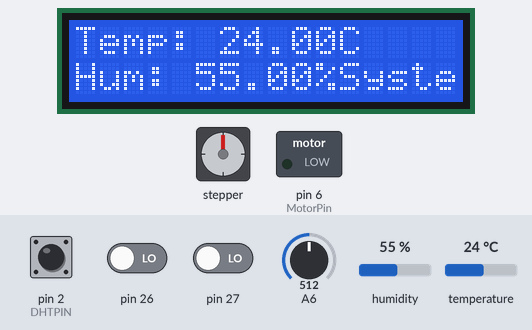
Bench run of a sketch on a simulated Arduino Mega 2560, built with avr-gcc and run on an emulated ATmega2560. Parts: 16×2 character LCD, stepper motor, switched loads named in the sketch (green lamp = pin HIGH). The test bench sets the inputs (shaded band); at power-on: A6 = 512, pin 26 LOW, temperature 24 °C, humidity 55 %, pin 2 (DHTPIN) HIGH, pin 27 LOW. The local clock reads 2024-03-15 10:24:30 at power-on unless the sketch sets it; stepper angles assume 2048 steps per turn; what the sketch prints to the serial monitor is not drawn.

Above: at 1.2 s.
1.3 s: A6 set to 109
7.5 s: A6 set to 92
At 8.1 s:
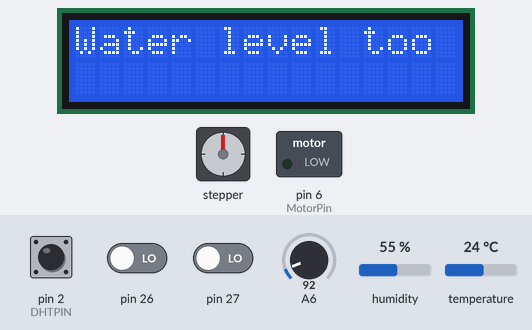
9.0 s: pin 26 driven HIGH
At 10.23 s:
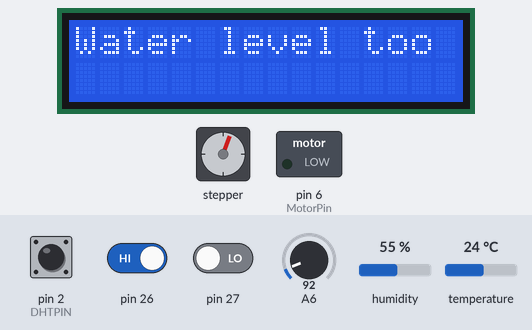
At 10.83 s:
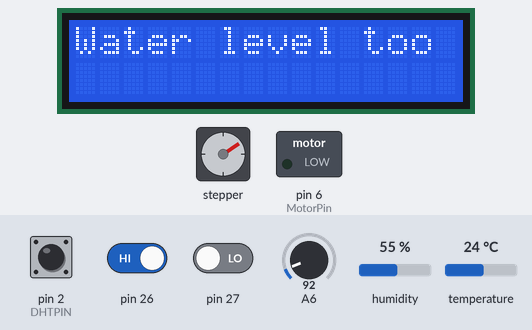
12.1 s: A6 set to 110
14.5 s: temperature set to 9 °C
At 16.86 s:
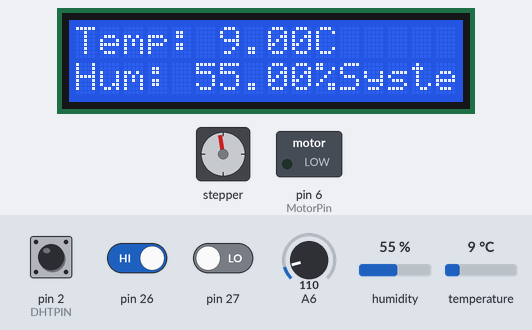
17.0 s: humidity set to 22 %
Timing chart, 0 to 20.4 s (numbered marks = the images above; inputs shaded):
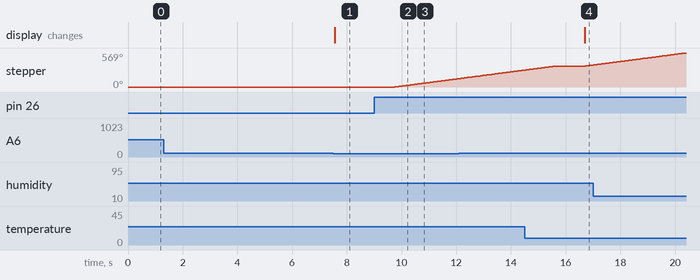

Measured:
- the behaviour switches between 101 and 100 on A6 (found by bisection; images 0 and 1)
- after the input at 1.3 s, every drawn part: stays the same
- after the input at 7.5 s, the display: changes after 0.07 s (image 1)
- after the input at 9.0 s, stepper: keeps turning clockwise at about 60°/s, starting after 0.75 s
- after the input at 14.5 s, the display: changes after 2.2 s (image 4)

The sketch:

final_project.ino
```cpp
#include <LiquidCrystal.h>
#include <RTClib.h>
#include <DHT.h>
#include <Stepper.h>

#define DHTPIN 2
#define DHTTYPE DHT11

#define RDA 0x80
#define TBE 0x20
// Define constants and pins
const int ButtonOnOff = 2;
const int ButtonReset = 3;
const int ButtonStepperUp = 4;
const int ButtonStepperDown = 5;
const int MotorPin = 6;
const int DhtPin = 7;
const int WaterLevelPin = A0;
const int DHT_Type = DHT11;

const int waterLevelMin = 100;
const int tempMin = 10;
//----------------------------------
const int redLED = 47;
const int blueLED = 48;
const int greenLED = 49;
const int yellowLED = 50;

const int toggleDisabled = 0;
const int toggleReset = 1;
//----------------------------------

volatile unsigned char *myUCSR0A = (unsigned char *)0x00C0;
volatile unsigned char *myUCSR0B = (unsigned char *)0x00C1;
volatile unsigned char *myUCSR0C = (unsigned char *)0x00C2;
volatile unsigned int  *myUBRR0  = (unsigned int *) 0x00C4;
volatile unsigned char *myUDR0   = (unsigned char *)0x00C6;

// Define a struct to hold sensor readings and time
struct SensorReadings {
    int waterLevel;
    float temperature;
    float humidity;
    DateTime currentTime;
};

// State information
struct SystemState {
    bool fanOn = false;
    bool displayReadings = false;
    bool stepperAllowed = false;
    bool monitorWaterLevel = false;
    int ledColorCode = -1; // Using -1 as a default 'off' state
} systemState;

//--FUNCTION PROTOTYPES-----------------------------
void U0init(unsigned long U0baud);
unsigned int adc_read(unsigned char adc_channel);
void activateLED(int ledPin);
void displayTempAndHumidity(SensorReadings curReadings);
int readPin(int pin);
void logStateTransition(const char* state);

//--INITIALIZATION----------------------------------
LiquidCrystal lcd(12, 11, 5, 4, 3, 2);
RTC_DS1307 rtc;
DHT dht(DhtPin, DHT_Type);
Stepper stepper(2048, 13, 14, 15, 16);

void setup() {
  U0init(9600);

  rtc.begin();
  dht.begin();
  lcd.begin(16, 2);
  // Set ButtonOnOff and ButtonReset as INPUT
  DDRE &= ~(1 << DDE4);  // Clear the bit for pin 2 in DDRE
  DDRE &= ~(1 << DDE5);  // Clear the bit for pin 3 in DDRE

  PORTE |= (1 << PE4);   // Set the bit for pin 2 in PORTE
  PORTE |= (1 << PE5);   // Set the bit for pin 3 in PORTE

  // Set MotorPin as OUTPUT
  DDRH |= (1 << DDH3);   // Set the bit for pin 6 in DDRH


  // Set initial time on RTC
  rtc.adjust(DateTime(F(__DATE__), F(__TIME__)));

  void handleIdleState();

  // attach an interrupt to the button pin
  attachInterrupt(digitalPinToInterrupt(ButtonOnOff), handleOnOff, RISING);
  stepper.setSpeed(10);
}

void loop() {
  // State machine logic
    // Get the current sensor readings
    SensorReadings currentReadings = getSensorReadings();
    displayTempAndHumidity(currentReadings);

    // Now use currentReadings to check conditions and decide state
    if (currentReadings.waterLevel <= waterLevelMin) {
        handleErrorState();
    }

    else if (currentReadings.temperature > tempMin) {
        handleRunningState();
    }

    else if (currentReadings.temperature <= tempMin || readPin(toggleReset)) {
        handleIdleState();
    }

    else if (readPin(toggleDisabled)) {
      handleDisabledState();
    }

    int checkStep;
    if (readPin(ButtonStepperUp)) {
      checkStep = 1;
    }
    else if (readPin(ButtonStepperDown)) {
      checkStep = -1;
    }
    else checkStep = 0;

    int newStep = 2000 * checkStep;

    setStep(newStep);

    delay(1000);
}


SensorReadings getSensorReadings() {
    SensorReadings readings;
    if (systemState.monitorWaterLevel == true) {
        readings.waterLevel = adc_read(WaterLevelPin);
    }
    else readings.waterLevel = 9999;

    readings.temperature = dht.readTemperature();
    readings.humidity = dht.readHumidity();
    readings.currentTime = rtc.now();
    return readings;
}


void handleErrorState() {
  lcd.clear();
  lcd.print("Water level too low");
  systemState.fanOn = false;
  systemState.displayReadings = true;
  systemState.monitorWaterLevel = true;
  activateLED(redLED);
  logStateTransition("Error");
}
void handleIdleState() {
  // Display idle message on LCD
  systemState.fanOn = true;
  activateLED(greenLED);
  lcd.print("System Idle");
  systemState.monitorWaterLevel = true;
  logStateTransition("Idle");
}
void handleRunningState() {
  // Display idle message on LCD
  systemState.fanOn = true;
  activateLED(blueLED);
  lcd.print("System Idle");
  systemState.monitorWaterLevel = true;
  logStateTransition("Running");
}
void handleDisabledState() {
  // Display idle message on LCD
  systemState.fanOn = false;
  systemState.monitorWaterLevel = false;
  systemState.displayReadings = false;
  activateLED(yellowLED);
  lcd.print("System Disabled");
  logStateTransition("Disabled");
}

void activateLED(int whichLED) {
  // turn off all of the LEDs using a bitwise AND operation
  PORTE &= ~(0x01 << greenLED);
  PORTE &= ~(0x01 << yellowLED);
  PORTH &= ~(0x01 << redLED);
  PORTG &= ~(0x01 << blueLED);


  // turn on the specified LED using a bitwise OR operation
  switch (whichLED) {
    case 0:
      PORTH |= 0x01 << redLED;
      break;
    case 1:
      PORTG |= 0x01 << blueLED;
      break;
    case 2:
      PORTE |= 0x01 << greenLED;
      break;
    case 3:
      PORTE |= 0x01 << yellowLED;
      break;
  }
}

void handleOnOff(){

  bool p = readPin(ButtonOnOff);
  if(p){
    handleIdleState();
  }
}

//stepper function
void setStep(int newS){
  stepper.step(newS);
}


void displayTempAndHumidity(SensorReadings readings) {
    // Clear the LCD and set the cursor to the beginning
    lcd.clear();
    lcd.setCursor(0, 0);

    // Display temperature and humidity
    lcd.print("Temp: ");
    lcd.print(readings.temperature);
    lcd.print("C ");
    lcd.setCursor(0, 1); // Move to the second line of the LCD
    lcd.print("Hum: ");
    lcd.print(readings.humidity);
    lcd.print("%");
}


int readPin(int pin) {
  return PINA & (0x01 << pin);
}

void adc_init(){
     ADCSRA = 0x80;
     ADCSRB = 0x00;
     ADMUX = 0x40;
}

unsigned int adc_read(unsigned char adc_channel){
     ADCSRB &= 0xF7; // Reset MUX5.
     ADCSRB |= (adc_channel & 0x08); // Set MUX5.
     ADMUX &= 0xF8; // Reset MUX2:0.
     ADMUX |= (adc_channel & 0x07); // Set MUX2:0.

     ADCSRA |= 0x40; // Start the conversion.
     while (ADCSRA & 0x40) {} // Converting...
     return ADC; // Return the converted number.
}

void U0init(unsigned long U0baud)
{
 unsigned long FCPU = 16000000;
 unsigned int tbaud;
 tbaud = (FCPU / 16 / U0baud - 1);
 // Same as (FCPU / (16 * U0baud)) - 1;
 *myUCSR0A = 0x20;
 *myUCSR0B = 0x18;
 *myUCSR0C = 0x06;
 *myUBRR0  = tbaud;
}

unsigned char U0kbhit()
{
  return (RDA & *myUCSR0A);
}

unsigned char U0getchar()
{
  return *myUDR0;
}

void U0putchar(unsigned char U0pdata)
{
  while(!(TBE & *myUCSR0A));
  *myUDR0 = U0pdata;
}
// Function to reverse a string
void reverse(char str[], int length) {
    int start = 0;
    int end = length - 1;
    while (start < end) {
        char temp = str[start];
        str[start] = str[end];
        str[end] = temp;
        start++;
        end--;
    }
}

// Function to convert integer to string
int intToStr(int num, char str[], int d) {
    int i = 0;
    do {
        str[i++] = (num % 10) + '0';
        num = num / 10;
    } while (num);

    // If number of digits required is more, then add 0s at the beginning
    while (i < d)
        str[i++] = '0';

    reverse(str, i);
    str[i] = '\0';
    return i;
}

void logStateTransition(const char* state) {
    DateTime now = rtc.now();
    char buffer[4];

    // Send "Time: "
    const char* timePrefix = "Time: ";
    for (int i = 0; timePrefix[i] != '\0'; i++) {
        U0putchar(timePrefix[i]);
    }

    // Send hour
    intToStr(now.hour(), buffer, 2);
    U0putchar(buffer[0]);
    U0putchar(buffer[1]);
    U0putchar(':');

    // Send minute
    intToStr(now.minute(), buffer, 2);
    U0putchar(buffer[0]);
    U0putchar(buffer[1]);
    U0putchar(':');

    // Send second
    intToStr(now.second(), buffer, 2);
    U0putchar(buffer[0]);
    U0putchar(buffer[1]);
    U0putchar(' ');

    // Send "State Transition to: "
    const char* transitionMsg = "State Transition to: ";
    for (int i = 0; transitionMsg[i] != '\0'; i++) {
        U0putchar(transitionMsg[i]);
    }

    // Send state
    for (int i = 0; state[i] != '\0'; i++) {
        U0putchar(state[i]);
    }

    U0putchar('\r');
    U0putchar('\n');
}

void logStepperPosition(int steps) {
    DateTime now = rtc.now();
    char buffer[4];

    // Send "Time: "
    const char* timePrefix = "Time: ";
    for (int i = 0; timePrefix[i] != '\0'; i++) {
        U0putchar(timePrefix[i]);
    }

    // Send hour
    intToStr(now.hour(), buffer, 2);
    U0putchar(buffer[0]);
    U0putchar(buffer[1]);
    U0putchar(':');

    // Send minute
    intToStr(now.minute(), buffer, 2);
    U0putchar(buffer[0]);
    U0putchar(buffer[1]);
    U0putchar(':');

    // Send second
    intToStr(now.second(), buffer, 2);
    U0putchar(buffer[0]);
    U0putchar(buffer[1]);
    U0putchar(' ');

    // Send "Stepper Position Changed: "
    const char* stepperMsg = "Stepper Position Changed: ";
    for (int i = 0; stepperMsg[i] != '\0'; i++) {
        U0putchar(stepperMsg[i]);
    }

    // Send stepper steps
    intToStr(steps, buffer, 0);  // Assuming steps is not prefixed with zeros
    for (int i = 0; buffer[i] != '\0'; i++) {
        U0putchar(buffer[i]);
    }

    U0putchar('\r');
    U0putchar('\n');
}
```
